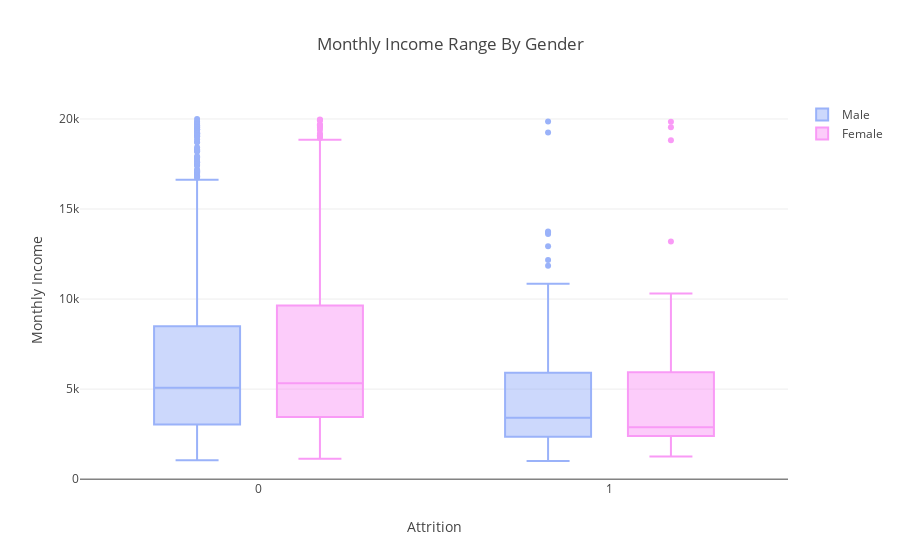

Notebook cell for this chart:
### Code cell
trace1 = go.Box(
    x= data[data['Gender'] == 'Male']['Attrition'],
    y= data[data['Gender'] == 'Male']['MonthlyIncome'],
    name= 'Male',
    marker = dict(color='#9ab2f9')
)

trace2 = go.Box(
    x= data[data['Gender'] == 'Female']['Attrition'],
    y= data[data['Gender'] == 'Female']['MonthlyIncome'],
    name= 'Female',
    marker = dict(color='#f99af6')
)

layout = go.Layout(
    title = 'Monthly Income Range By Gender',
    boxmode='group',
    xaxis = dict(title='Attrition'),
    yaxis = dict(title='Monthly Income')
)

fig = dict(data=[trace1, trace2], layout=layout)
py.iplot(fig)

### Figure 1 — Plotly figure (JSON) as saved in the notebook; plotly's stock layout.template omitted (floating-point values rounded to 4 significant figures; data arrays with more than 128 entries replaced by an {"elided": "..."} marker saying what was removed)
{"data": [{"marker": {"color": "#9ab2f9"}, "name": "Male", "type": "box", "uid": "d0cc75f1-8a33-4339-809f-e33a8c2f3490", "x": {"elided": "882 int values"}, "y": {"elided": "882 int values"}}, {"marker": {"color": "#f99af6"}, "name": "Female", "type": "box", "uid": "d0bc0831-b33f-4970-8648-6cb86115fd18", "x": {"elided": "588 int values"}, "y": {"elided": "588 int values"}}], "layout": {"boxmode": "group", "title": {"text": "Monthly Income Range By Gender"}, "xaxis": {"title": {"text": "Attrition"}}, "yaxis": {"title": {"text": "Monthly Income"}}}}
